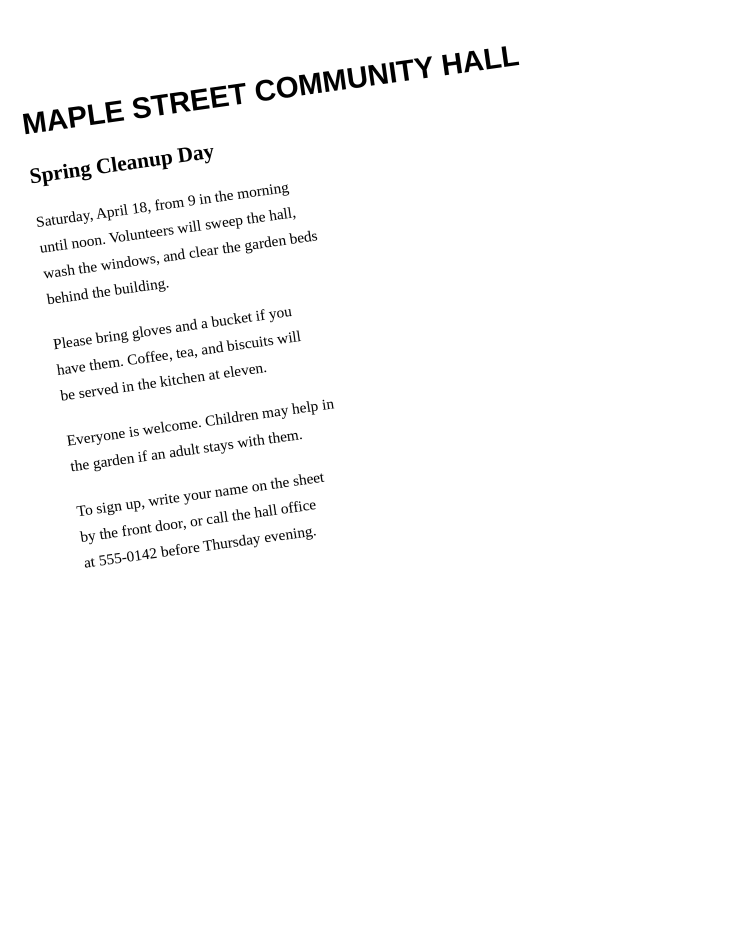
#> input picture tesseract-lab/images/notice-skewed8.png, 2200 x 2800 px (shown at 1/3 size)
$ python fix-images.py
#> lines starting #> are read from the running program, lines starting #| are printed output that depends on the picture; after the words box and inside, x2 and y2 are one past the last pixel; in counts of white or black regions, pixels touching at a corner belong together
#> in main, skewed is the input picture: PIL image 2200x2800 RGB; min 0, max 255, mean 250.4
#!/usr/bin/env python3
"""Repair the lab's damaged pages, one classic operation each:

- notice-skewed8.png  -> deskew (projection-profile search)
- notice-noisy2.png   -> median filter, then threshold
- notice-uneven.png   -> background normalisation, then threshold
- notice-lowres2.png  -> upscale 3x, save at 300 dpi

Each repair writes images/<name>-fixed.png. The operations are
the standard ones every image tool offers under some name; they
are done here with PIL and numpy so the lab needs nothing else.
"""
from pathlib import Path

import numpy as np
from PIL import Image, ImageFilter

HERE = Path(__file__).resolve().parent
IMG = HERE / "images"


def deskew(img, limit=10.0):
    """Find the rotation that makes text rows line up: try small
    angles on a shrunk binary copy and keep the one whose row
    projections vary the most (sharp lines beat smears)."""
#> called with limit = 10
    small = img.convert("L").resize((img.width // 4, img.height // 4))
    binary = small.point(lambda v: 0 if v < 128 else 255)
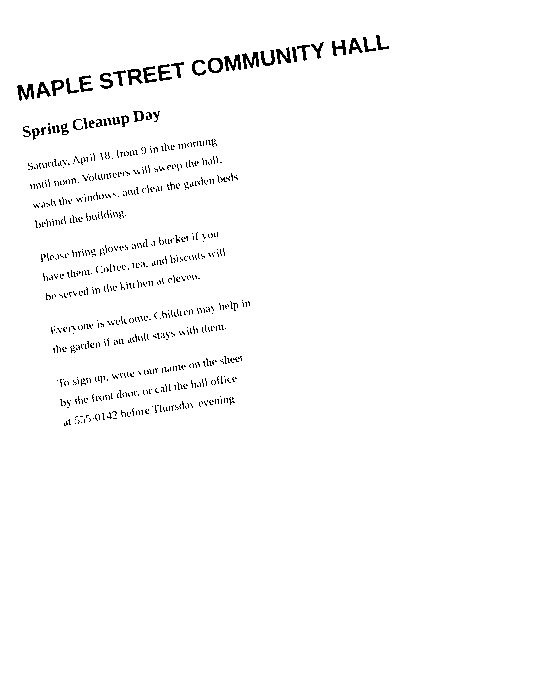
#> binary: PIL image 550x700 L; 98.3% white; black in thin lines or dots, all inside (x1, y1, x2, y2) = (17, 35, 389, 426)
    best_angle, best_score = 0.0, -1.0
    angle = -limit
    while angle <= limit:
        rot = binary.rotate(angle, resample=Image.NEAREST, fillcolor=255)
        rows = (255 - np.asarray(rot, dtype=np.int64)).sum(axis=1)
        score = float((rows ** 2).sum())
        if score > best_score:
            best_angle, best_score = angle, score
        angle += 0.25
#> this loop made 81 passes
#> (best_angle, best_score) on passes 1 to 9: (-10, 2.66e+10), (-9.75, 2.82e+10), (-9.5, 2.96e+10), (-9.25, 3.09e+10), (-9, 3.25e+10), (-8.75, 3.4e+10), (-8.5, 3.57e+10), (-8.25, 3.75e+10), (-8, 3.84e+10)
#> score on passes 10 to 15: 3.78e+10, 3.61e+10, 3.45e+10, 3.33e+10, 3.16e+10, 3.02e+10
#> pass 1, in deskew, `rot = binary.rotate(angle, resample=Image.NEAREST, fillcolor=255)`:
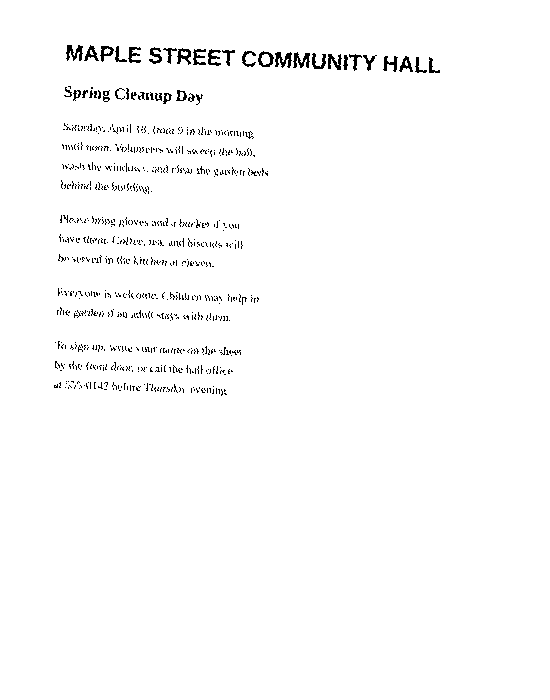
#> rot: PIL image 550x700 L; 98.3% white; black in thin lines or dots, all inside (x1, y1, x2, y2) = (54, 45, 440, 396)
#> pass 3, in deskew, `rot = binary.rotate(angle, resample=Image.NEAREST, fillcolor=255)`:
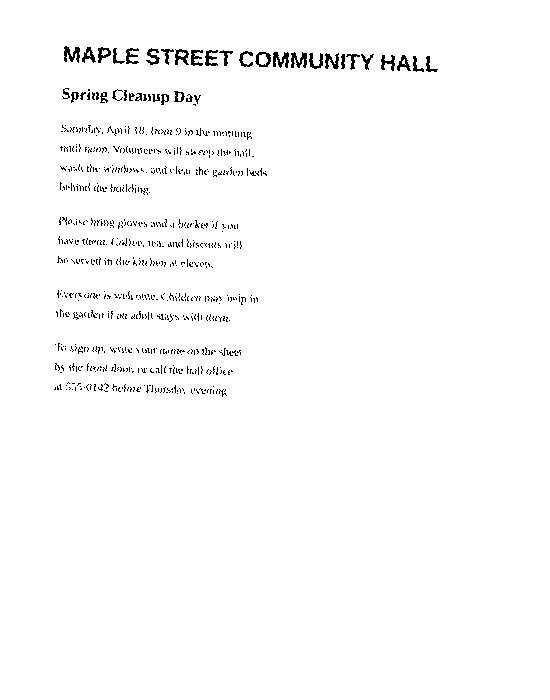
#> rot: PIL image 550x700 L; 98.3% white; black in thin lines or dots, all inside (x1, y1, x2, y2) = (54, 46, 438, 397)
#> after the loop, angle = 10.25; best_angle = -8; best_score = 3.84e+10
    print(f"deskew: best angle {best_angle:+.2f} degrees")
#| deskew: best angle -8.00 degrees
    return img.rotate(best_angle, resample=Image.BICUBIC, fillcolor="white")


def threshold(img, level=160):
    return img.convert("L").point(lambda v: 255 if v > level else 0).convert("RGB")


def normalise_background(img):
    """Divide the page by a blurred copy of itself. The blur holds
    only the lighting; dividing cancels slow brightness changes
    and leaves the letters at full contrast everywhere."""
    gray = np.asarray(img.convert("L"), dtype=np.float64)
    bg = np.asarray(
        img.convert("L").filter(ImageFilter.GaussianBlur(40)), dtype=np.float64)
    bg[bg == 0] = 1.0
    fixed = np.clip(gray / bg * 255.0, 0, 255).astype(np.uint8)
    return Image.fromarray(fixed, mode="L").convert("RGB")


def main():
    skewed = Image.open(IMG / "notice-skewed8.png")
    deskew(skewed).save(IMG / "notice-skewed8-fixed.png", dpi=(300, 300))
    print("wrote notice-skewed8-fixed.png")

    noisy = Image.open(IMG / "notice-noisy2.png")
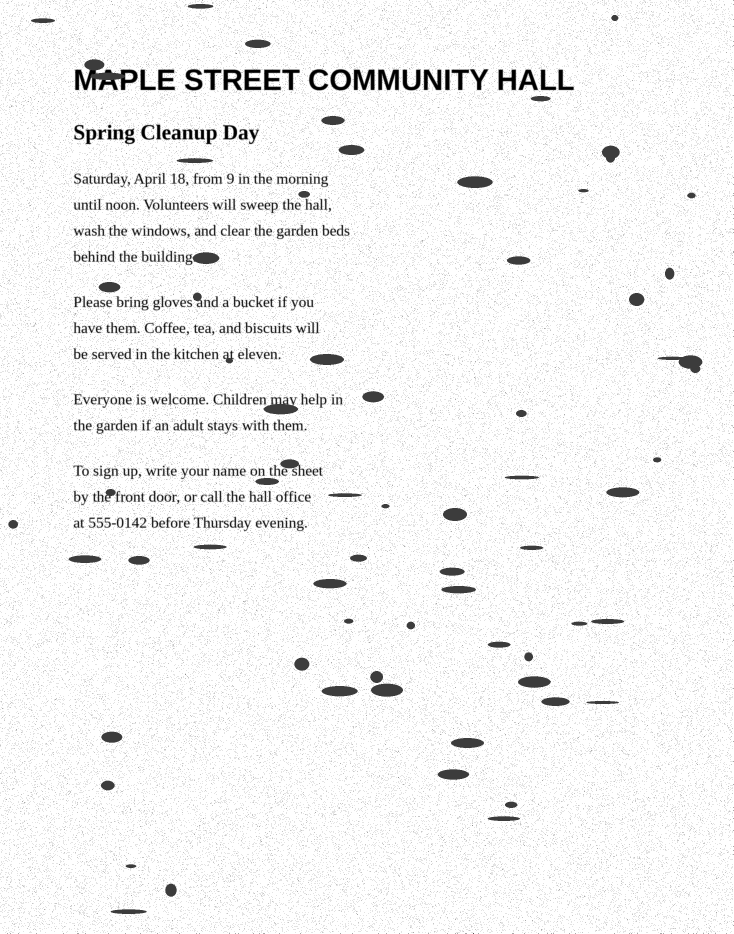
#> input picture tesseract-lab/images/notice-noisy2.png, 2200 x 2800 px (shown at 1/3 size)
#> noisy is the input picture: PIL image 2200x2800 RGB; min 0, max 255, mean 242.9
    threshold(noisy.filter(ImageFilter.MedianFilter(3)), 150).save(
        IMG / "notice-noisy2-fixed.png", dpi=(300, 300))
#> in threshold, `return img.convert("L").point(lambda v: 255 if v > level else 0).conve..`: returned value: PIL image 2200x2800 RGB; 96.7% white; 506 black regions (26 under 20 px), largest, box (x1, y1, x2, y2) and area: (226, 178, 413, 270) 8361, (791, 1191, 894, 1243) 3207, (1974, 1066, 2107, 1119) 3204
    print("wrote notice-noisy2-fixed.png")

    uneven = Image.open(IMG / "notice-uneven.png")
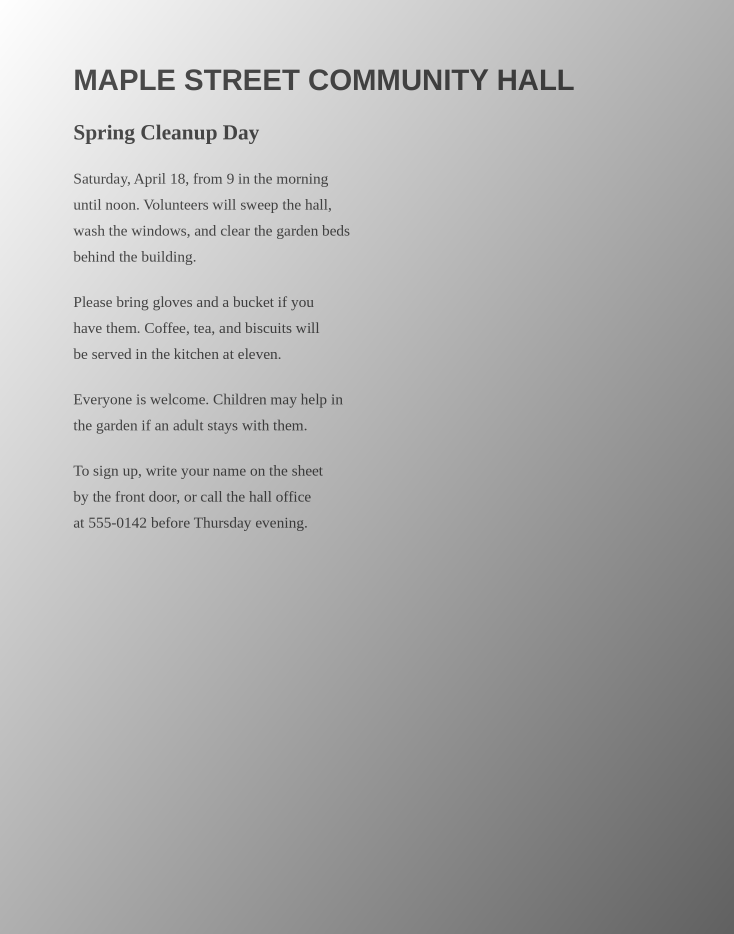
#> input picture tesseract-lab/images/notice-uneven.png, 2200 x 2800 px (shown at 1/3 size)
#> uneven is the input picture: PIL image 2200x2800 RGB; min 55, max 255, mean 172.8
    threshold(normalise_background(uneven), 170).save(
        IMG / "notice-uneven-fixed.png", dpi=(300, 300))
#> in normalise_background, `fixed = np.clip(gray / bg * 255.0, 0, 255).astype(np.uint8)`:
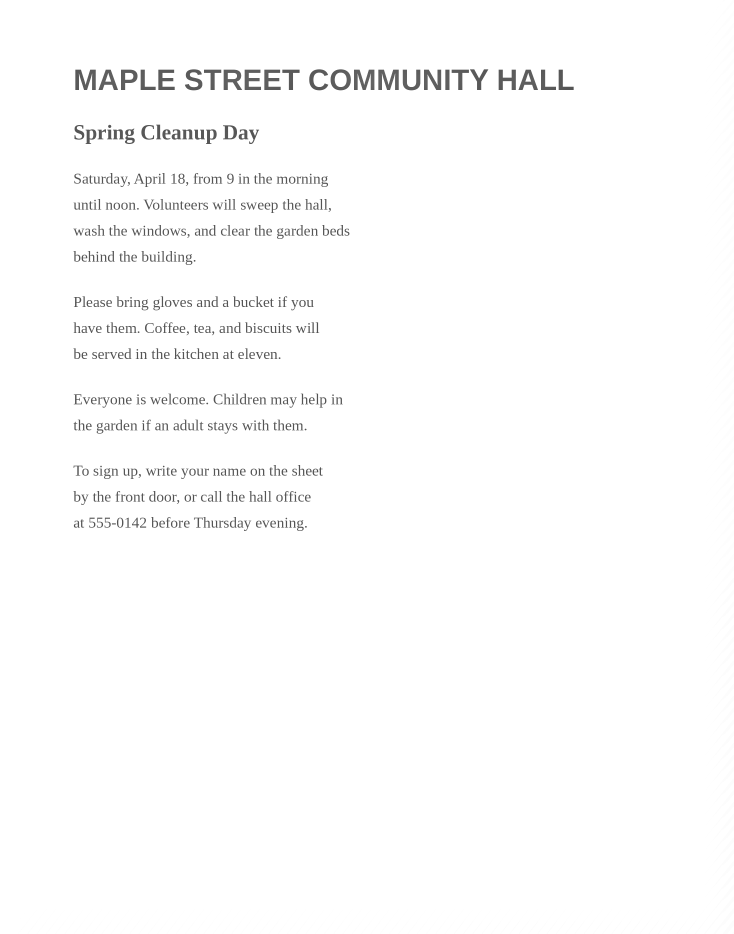
#> fixed: shape (2800, 2200) (shown at 1/3 size); min 81, max 255, mean 252
#> in threshold (call 2), `return img.convert("L").point(lambda v: 255 if v > level else 0).conve..`: returned value: PIL image 2200x2800 RGB; 98.2% white; 452 black regions (25 under 20 px), largest, box (x1, y1, x2, y2) and area: (226, 209, 287, 270) 2376, (1135, 209, 1196, 270) 2366, (1062, 209, 1123, 270) 2365
    print("wrote notice-uneven-fixed.png")

    lowres = Image.open(IMG / "notice-lowres2.png")
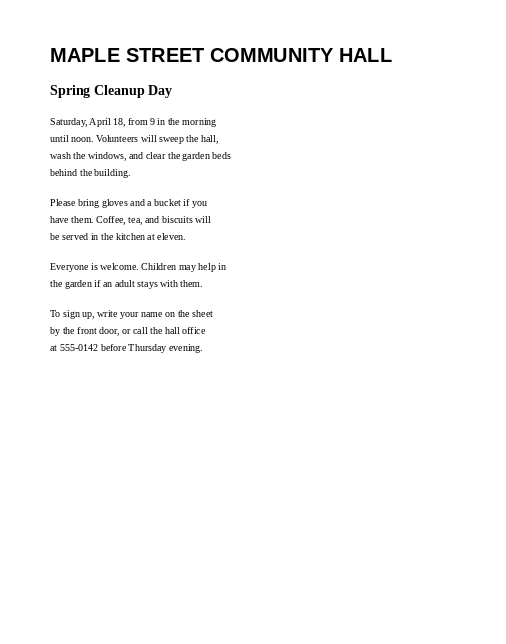
#> input picture tesseract-lab/images/notice-lowres2.png, 506 x 644 px
#> lowres is the input picture: PIL image 506x644 RGB; min 0, max 255, mean 250.5
    big = lowres.resize((lowres.width * 3, lowres.height * 3), Image.LANCZOS)
    big.save(IMG / "notice-lowres2-fixed.png", dpi=(300, 300))
    print("wrote notice-lowres2-fixed.png")


if __name__ == "__main__":
    main()
